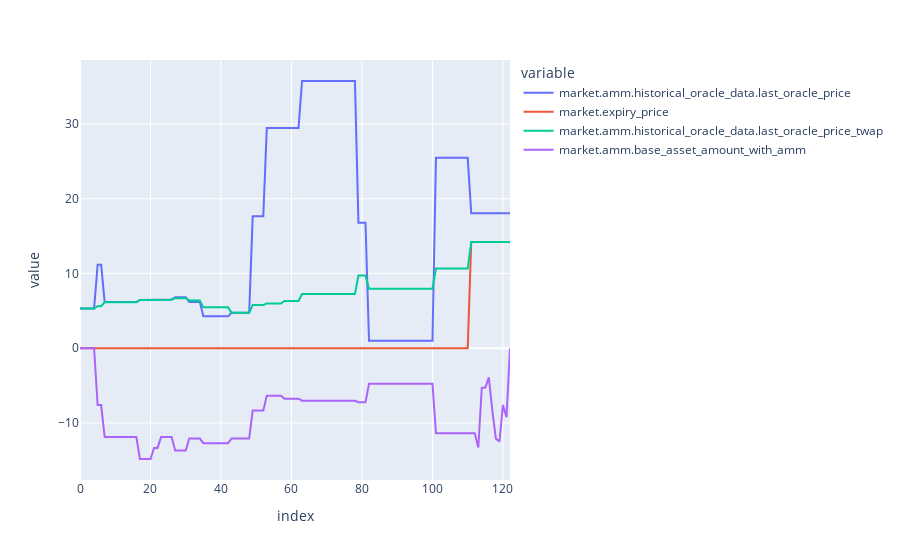

Source (notebook cell):
### Code cell
market[[
    'market.amm.historical_oracle_data.last_oracle_price',
    'market.expiry_price',
    'market.amm.historical_oracle_data.last_oracle_price_twap',
    'market.amm.base_asset_amount_with_amm',
]].plot()
